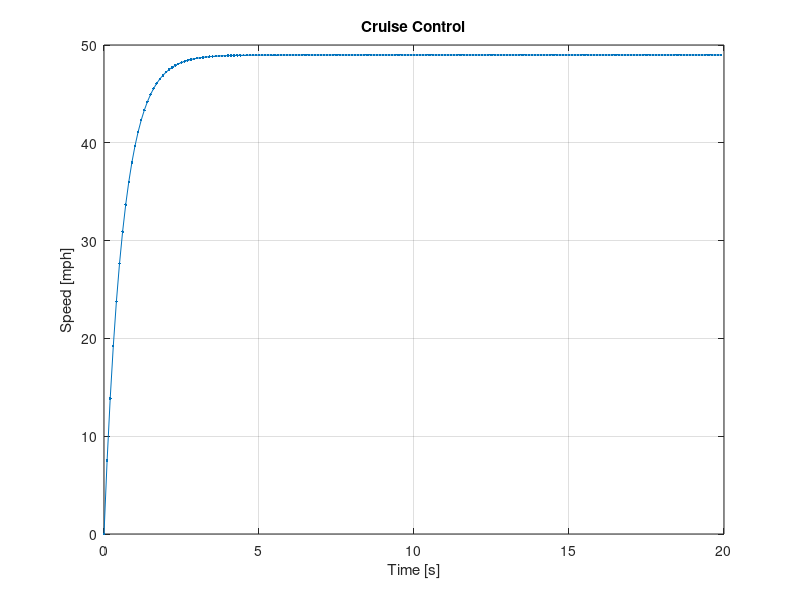
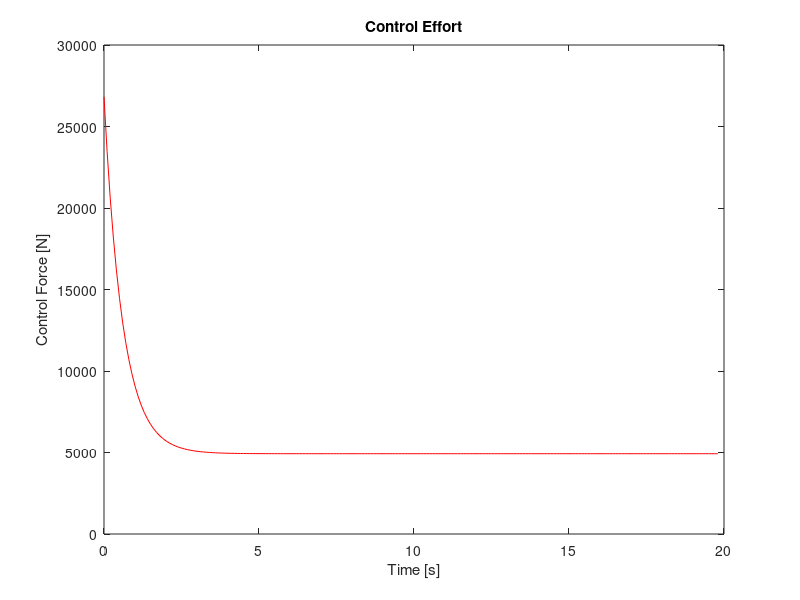

MATLAB code for these plots, in order:

clear

% Define the model parameters as constants
m = 800;       % mass [kg]
b = 225;      % linear drag [Ns/m]

% Control Gains
Kp = 1000;
% Control Reference
r = 60*0.447;

% Initial conditions
y0 = 0;    % y(t=0)

% Numeric soution setup
dt = 0.1;  % define the time step in seconds
Tend = 20;
N = round(Tend/dt);  % number of time steps

v(1) = y0;  % the init. cond. as the first element in a vector
t(1) = 0;   % start a vector to record the time in seconds
for k = 1:N-1
    e = r-v(k);
    u(k) = Kp*e;
    vdot = -b/m*v(k)+1/m*u(k);   % the expresion for the derivative
    v(k+1) = v(k) + vdot*dt;  % append a new element to the vector
    t(k+1) = k*dt;            % record the time value
end

% Plot the results
figure(1);
clf();
plot(t,v/0.447,'.-')
xlabel('Time [s]')
ylabel('Speed [mph]')
title('Cruise Control')
grid on

figure(2);
clf();
plot(t(1:end-1),u,'r');
xlabel('Time [s]')
ylabel('Control Force [N]');
title('Control Effort')




